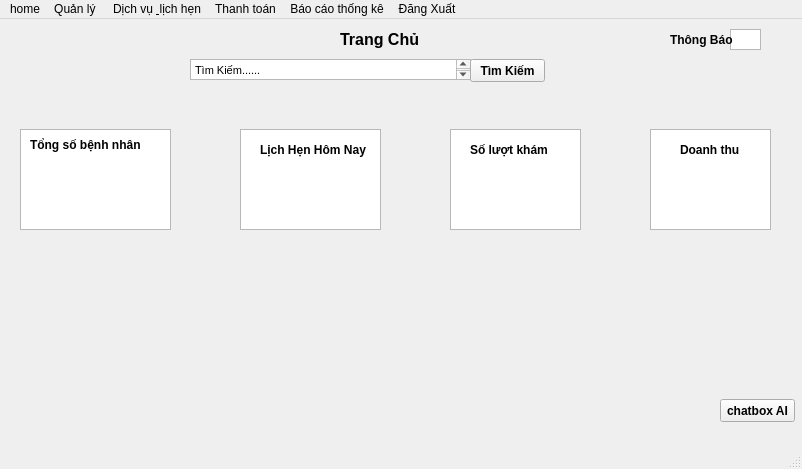
<?xml version="1.0" encoding="UTF-8"?>
<ui version="4.0">
 <class>MainWindow</class>
 <widget class="QMainWindow" name="MainWindow">
  <property name="geometry">
   <rect>
    <x>0</x>
    <y>0</y>
    <width>802</width>
    <height>469</height>
   </rect>
  </property>
  <property name="windowTitle">
   <string>MainWindow</string>
  </property>
  <widget class="QWidget" name="centralwidget">
   <widget class="QLabel" name="label">
    <property name="geometry">
     <rect>
      <x>340</x>
      <y>-10</y>
      <width>101</width>
      <height>61</height>
     </rect>
    </property>
    <property name="font">
     <font>
      <pointsize>12</pointsize>
      <weight>75</weight>
      <bold>true</bold>
     </font>
    </property>
    <property name="text">
     <string>Trang Chủ</string>
    </property>
   </widget>
   <widget class="QListView" name="listView">
    <property name="geometry">
     <rect>
      <x>20</x>
      <y>110</y>
      <width>151</width>
      <height>101</height>
     </rect>
    </property>
   </widget>
   <widget class="QLabel" name="label_2">
    <property name="geometry">
     <rect>
      <x>30</x>
      <y>110</y>
      <width>121</width>
      <height>31</height>
     </rect>
    </property>
    <property name="font">
     <font>
      <pointsize>9</pointsize>
      <weight>75</weight>
      <bold>true</bold>
     </font>
    </property>
    <property name="text">
     <string>Tổng số bệnh nhân</string>
    </property>
   </widget>
   <widget class="QListView" name="listView_2">
    <property name="geometry">
     <rect>
      <x>240</x>
      <y>110</y>
      <width>141</width>
      <height>101</height>
     </rect>
    </property>
   </widget>
   <widget class="QListView" name="listView_3">
    <property name="geometry">
     <rect>
      <x>450</x>
      <y>110</y>
      <width>131</width>
      <height>101</height>
     </rect>
    </property>
   </widget>
   <widget class="QListView" name="listView_4">
    <property name="geometry">
     <rect>
      <x>650</x>
      <y>110</y>
      <width>121</width>
      <height>101</height>
     </rect>
    </property>
   </widget>
   <widget class="QLabel" name="label_6">
    <property name="geometry">
     <rect>
      <x>260</x>
      <y>110</y>
      <width>111</width>
      <height>41</height>
     </rect>
    </property>
    <property name="font">
     <font>
      <weight>75</weight>
      <bold>true</bold>
     </font>
    </property>
    <property name="text">
     <string>Lịch Hẹn Hôm Nay</string>
    </property>
   </widget>
   <widget class="QLabel" name="label_7">
    <property name="geometry">
     <rect>
      <x>470</x>
      <y>120</y>
      <width>91</width>
      <height>21</height>
     </rect>
    </property>
    <property name="font">
     <font>
      <weight>75</weight>
      <bold>true</bold>
     </font>
    </property>
    <property name="text">
     <string>Số lượt khám</string>
    </property>
   </widget>
   <widget class="QLabel" name="label_5">
    <property name="geometry">
     <rect>
      <x>680</x>
      <y>110</y>
      <width>71</width>
      <height>41</height>
     </rect>
    </property>
    <property name="font">
     <font>
      <weight>75</weight>
      <bold>true</bold>
     </font>
    </property>
    <property name="text">
     <string>Doanh thu</string>
    </property>
   </widget>
   <widget class="QListView" name="listView_5">
    <property name="geometry">
     <rect>
      <x>730</x>
      <y>10</y>
      <width>31</width>
      <height>21</height>
     </rect>
    </property>
   </widget>
   <widget class="QLabel" name="label_3">
    <property name="geometry">
     <rect>
      <x>670</x>
      <y>10</y>
      <width>71</width>
      <height>21</height>
     </rect>
    </property>
    <property name="font">
     <font>
      <weight>75</weight>
      <bold>true</bold>
     </font>
    </property>
    <property name="text">
     <string>Thông Báo</string>
    </property>
   </widget>
   <widget class="QPushButton" name="pushButton">
    <property name="geometry">
     <rect>
      <x>720</x>
      <y>380</y>
      <width>75</width>
      <height>23</height>
     </rect>
    </property>
    <property name="font">
     <font>
      <weight>75</weight>
      <bold>true</bold>
     </font>
    </property>
    <property name="text">
     <string>chatbox AI</string>
    </property>
   </widget>
   <widget class="QTextEdit" name="textEdit">
    <property name="geometry">
     <rect>
      <x>190</x>
      <y>40</y>
      <width>281</width>
      <height>21</height>
     </rect>
    </property>
    <property name="html">
     <string>&lt;!DOCTYPE HTML PUBLIC &quot;-//W3C//DTD HTML 4.0//EN&quot; &quot;http://www.w3.org/TR/REC-html40/strict.dtd&quot;&gt;
&lt;html&gt;&lt;head&gt;&lt;meta name=&quot;qrichtext&quot; content=&quot;1&quot; /&gt;&lt;style type=&quot;text/css&quot;&gt;
p, li { white-space: pre-wrap; }
&lt;/style&gt;&lt;/head&gt;&lt;body style=&quot; font-family:'MS Shell Dlg 2'; font-size:8.25pt; font-weight:400; font-style:normal;&quot;&gt;
&lt;p style=&quot; margin-top:0px; margin-bottom:0px; margin-left:0px; margin-right:0px; -qt-block-indent:0; text-indent:0px;&quot;&gt;Tìm Kiếm......&lt;/p&gt;
&lt;p style=&quot;-qt-paragraph-type:empty; margin-top:0px; margin-bottom:0px; margin-left:0px; margin-right:0px; -qt-block-indent:0; text-indent:0px;&quot;&gt;&lt;br /&gt;&lt;/p&gt;&lt;/body&gt;&lt;/html&gt;</string>
    </property>
   </widget>
   <widget class="QPushButton" name="pushButton_2">
    <property name="geometry">
     <rect>
      <x>470</x>
      <y>40</y>
      <width>75</width>
      <height>23</height>
     </rect>
    </property>
    <property name="font">
     <font>
      <weight>75</weight>
      <bold>true</bold>
     </font>
    </property>
    <property name="text">
     <string>Tìm Kiếm</string>
    </property>
   </widget>
  </widget>
  <widget class="QMenuBar" name="menubar">
   <property name="geometry">
    <rect>
     <x>0</x>
     <y>0</y>
     <width>802</width>
     <height>21</height>
    </rect>
   </property>
   <widget class="QMenu" name="menumenu">
    <property name="title">
     <string>home</string>
    </property>
   </widget>
   <widget class="QMenu" name="menuQu_n_l_ng_i_d_ng">
    <property name="title">
     <string>Quản lý </string>
    </property>
    <addaction name="actionQu_n_l_b_nh_nh_n"/>
    <addaction name="actionQu_n_l_ng_i_d_ng"/>
   </widget>
   <widget class="QMenu" name="menuD_ch_v_l_ch_h_n">
    <property name="title">
     <string>Dịch vụ &amp; lịch hẹn</string>
    </property>
    <addaction name="actionKh_m_ch_m_s_c"/>
   </widget>
   <widget class="QMenu" name="menuThanh_to_n">
    <property name="title">
     <string>Thanh toán</string>
    </property>
   </widget>
   <widget class="QMenu" name="menuB_o_c_o_th_ng_k">
    <property name="title">
     <string>Báo cáo thống kê</string>
    </property>
   </widget>
   <widget class="QMenu" name="menu_ng_Xu_t">
    <property name="title">
     <string>Đăng Xuất</string>
    </property>
   </widget>
   <addaction name="menumenu"/>
   <addaction name="menuQu_n_l_ng_i_d_ng"/>
   <addaction name="menuD_ch_v_l_ch_h_n"/>
   <addaction name="menuThanh_to_n"/>
   <addaction name="menuB_o_c_o_th_ng_k"/>
   <addaction name="menu_ng_Xu_t"/>
  </widget>
  <widget class="QStatusBar" name="statusbar"/>
  <action name="actionQu_n_l_b_nh_nh_n">
   <property name="text">
    <string>Quản lý bệnh nhân</string>
   </property>
  </action>
  <action name="actionQu_n_l_ng_i_d_ng">
   <property name="text">
    <string>Quản lý người dùng</string>
   </property>
  </action>
  <action name="actionKh_m_ch_m_s_c">
   <property name="text">
    <string>Khám/chăm sóc</string>
   </property>
  </action>
 </widget>
 <resources/>
 <connections/>
</ui>
